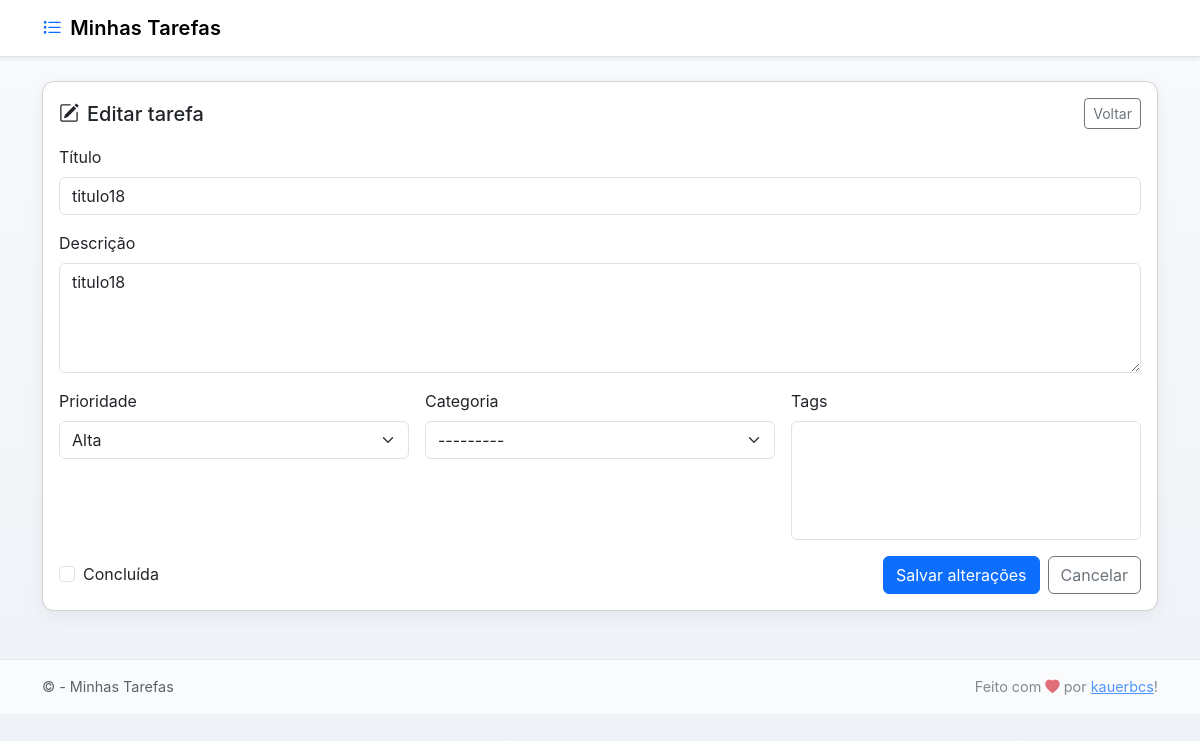
The page /editar/33/ on the database its author committed.
### tarefas/models.py (models this page shows, shortened)
class Tarefa(models.Model):
    PRIORIDADE_ALTA = 'alta'
    PRIORIDADE_MEDIA = 'media'
    PRIORIDADE_BAIXA = 'baixa'
    PRIORIDADES = [
        (PRIORIDADE_ALTA, 'Alta'),
        (PRIORIDADE_MEDIA, 'Média'),
        (PRIORIDADE_BAIXA, 'Baixa'),
    ]
    titulo = models.CharField(max_length=200)
    descricao = models.TextField()
    concluida = models.BooleanField(default=False)
    created_at = models.DateTimeField(auto_now_add=True)
    completed_at = models.DateTimeField(null=True, blank=True)
    prioridade = models.CharField(max_length=10, choices=PRIORIDADES, default=PRIORIDADE_MEDIA)
    categoria = models.ForeignKey(Categoria, null=True, blank=True, on_delete=models.SET_NULL, related_name='tarefas')
    tags = models.ManyToManyField(Tag, blank=True, related_name='tarefas')

### tarefas/views.py (the view)
# urls.py: path('editar/<int:tarefa_id>/', views.editar_tarefa, name='editar_tarefa'),
@require_http_methods(["GET", "POST"])
def editar_tarefa(request, tarefa_id):
    tarefa = get_object_or_404(Tarefa, id=tarefa_id)
    if request.method == 'POST':
        form = TarefaForm(request.POST, instance=tarefa)
        if form.is_valid():
            try:
                with transaction.atomic():
                    form.save()
                messages.success(request, 'Tarefa atualizada com sucesso.')
                return redirect('index')
            except Exception as e:
                messages.error(request, f'Não foi possível atualizar a tarefa: {e}')
        else:
            messages.error(request, 'Corrija os erros no formulário abaixo.')
    else:
        form = TarefaForm(instance=tarefa)
    return render(request, 'tarefas/editar_tarefa.html', {'form': form, 'tarefa': tarefa})

### tarefas/forms.py (shortened to what this page needs)
class TarefaForm(forms.ModelForm):
    class Meta:
        model = Tarefa
        fields = ['titulo', 'descricao', 'concluida', 'prioridade', 'categoria', 'tags']
        widgets = {
            'titulo': forms.TextInput(attrs={'class': 'form-control', 'placeholder': 'Título'}),
            'descricao': forms.Textarea(attrs={'class': 'form-control', 'placeholder': 'Descrição', 'rows': 4}),
            'concluida': forms.CheckboxInput(attrs={'class': 'form-check-input'}),
            'prioridade': forms.Select(attrs={'class': 'form-select'}),
            'categoria': forms.Select(attrs={'class': 'form-select'}),
            'tags': forms.SelectMultiple(attrs={'class': 'form-select', 'size': 5}),
        }

### tarefas/templates/tarefas/editar_tarefa.html (shortened to what this page needs)
{% extends 'tarefas/base.html' %}
{% block content %}
<div class="d-flex justify-content-between align-items-center mb-3">
    <h5 class="mb-0"><i class="bi bi-pencil-square me-2"></i>Editar tarefa</h5>
    <a href="{% url 'index' %}" class="btn btn-sm btn-outline-secondary">Voltar</a>
</div>
<form method="post" class="row g-3">
  <div class="col-12">
    <label class="form-label">Título</label>
    {{ form.titulo }}
  </div>
  <div class="col-12">
    <label class="form-label">Descrição</label>
    {{ form.descricao }}
  </div>
  <div class="col-md-4">
    <label class="form-label">Prioridade</label>
    {{ form.prioridade }}
  </div>
  <div class="col-md-4">
    <label class="form-label">Categoria</label>
    {{ form.categoria }}
  </div>
  <div class="col-md-4">
    <label class="form-label">Tags</label>
    {{ form.tags }}
  </div>
  <div class="col-12 d-flex gap-2 align-items-center">
    <div class="form-check me-auto">
      {{ form.concluida }} <label class="form-check-label" for="{{ form.concluida.id_for_label }}">Concluída</label>
    </div>
    <button type="submit" class="btn btn-primary">Salvar alterações</button>
    <a href="{% url 'index' %}" class="btn btn-outline-secondary">Cancelar</a>
  </div>
</form>
{% endblock %}

### tarefas/templates/tarefas/base.html (style rules this page uses)
:root { --brand:#0d6efd; }
body { background: linear-gradient(180deg, #f8fafc 0%, #eef2f7 100%); min-height:100vh; -webkit-font-smoothing:antialiased; font-family: Inter, system-ui, -apple-system, "Segoe UI", Roboto, "Helvetica Neue", Arial; }

### rows shown on the page
Tarefa: titulo "titulo18", descricao "titulo18", prioridade "Alta", categoria "---------"
